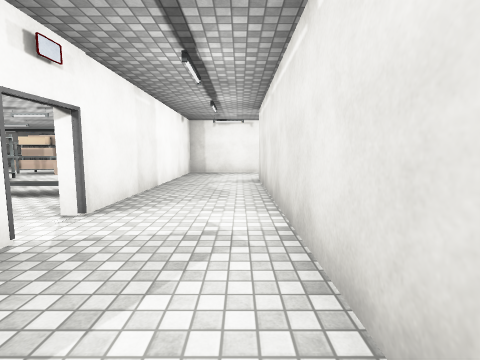
View 1 (above)

15 first-person views from a walk through a Unity game level. The camera is 1.4 m above the floor, tilts 6° down and sees 85° across. The floor is counted in squares, 2 m on a side. Each view is taken from the middle of a square. On the plan, view 1 faces up. The plan holds only what a view shows up to about 9 squares ahead; the rest is blank. The place goes on beyond the plan. The player character is not drawn. Some animated figures are left out. Door leaves are left out, so doorways stand open. Some surface patterns are stand-ins.

View 2
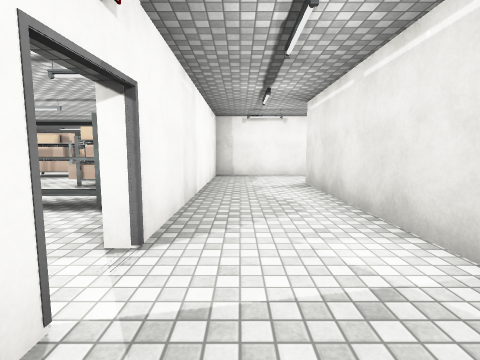

View 3
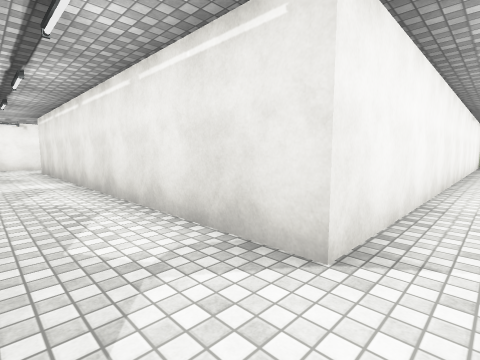

View 4
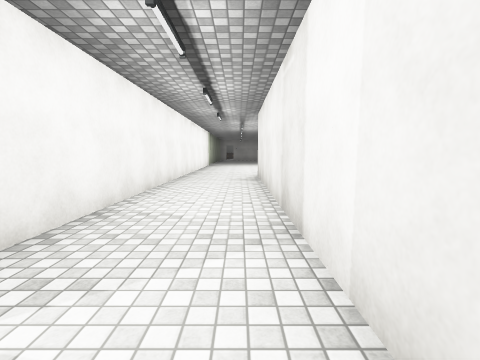

View 5
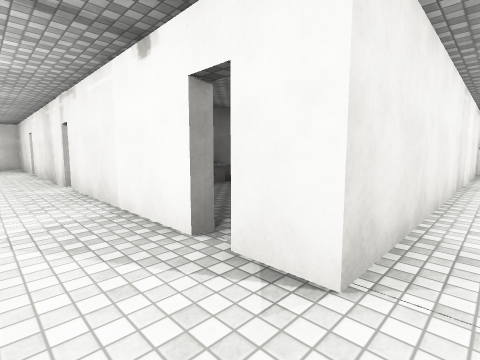

View 6
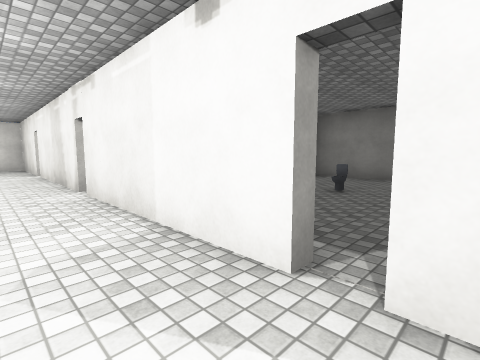

View 7
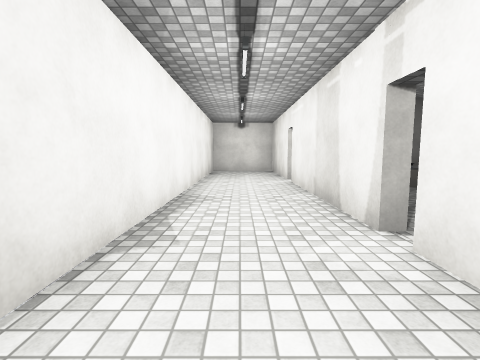

View 8
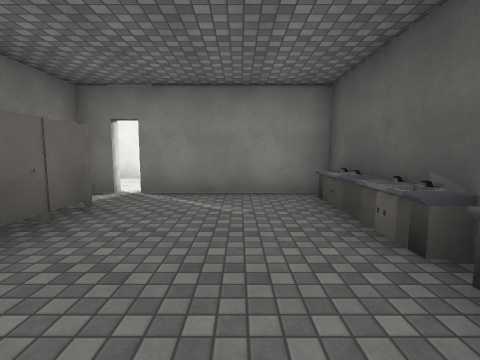

View 9
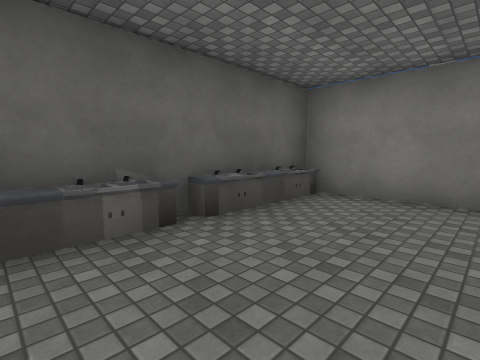

View 10
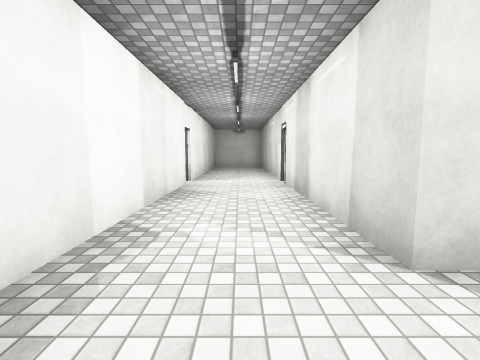

View 11
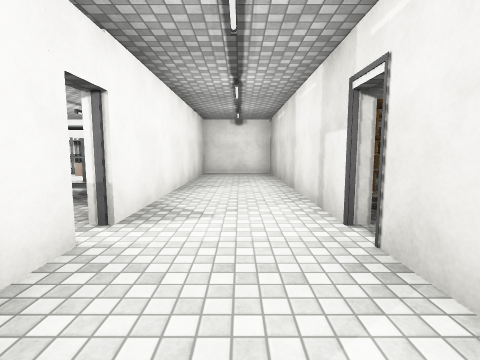

View 12
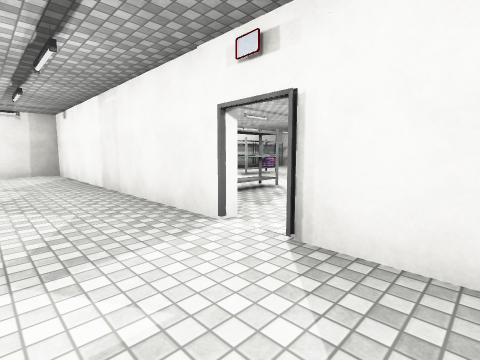

View 13
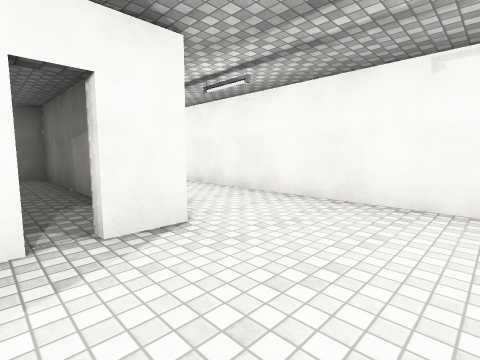

View 14
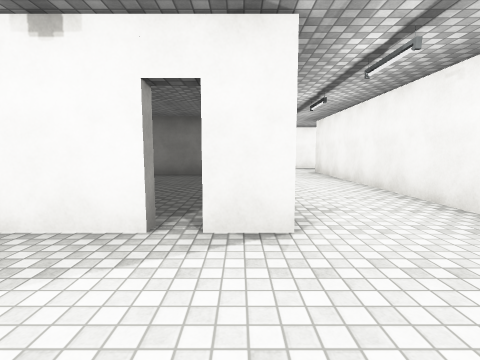

View 15
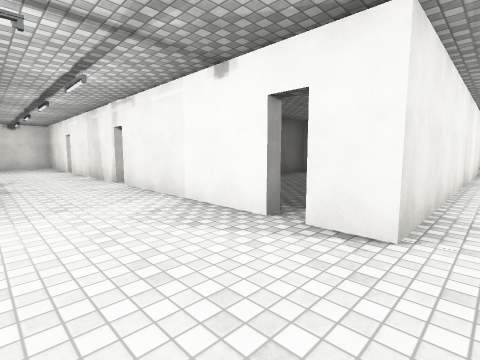

### Floor plan
Points are (right, up) in squares from view 1. A wall is a line through its corners. A room is listed if a view was taken in it or the views show most of it. See-through windows are left out.
Room 1 (views 1, 2, 3, 4, 5, 6, 7, 10, 11, 12, 13, 14, 15)
walls: (7.8, -6.8) (7.8, -10.9); (10.5, -3.3) (0.5, -3.3) (0.5, 7) (5, 7); (7.8, -11.2) (7.8, -15.4); (-1.8, 2) (-1.8, -5.5) (7.8, -5.5) (7.8, -6.4); (5.4, 7) (10.5, 7); (7.8, -15.8) (7.8, -16.5); (5, 9.2) (-1.8, 9.2) (-1.8, 2.8); (10, -16.5) (10, -9.8); (10.5, 9.2) (5.4, 9.2)
ways out: open door at (8, -11) to room 2; open door at (-2, 2.5); open door at (5, 7); open door at (5, 9); open door at (8, -15.5); open door at (8, -6.5)
Room 2 (views 8, 9)
walls: (7.5, -10.9) (7.5, -10.4); (1.8, -12.1) (1.8, -14.5); (6.4, -14.5) (7.5, -14.5) (7.5, -11.2); (5.5, -5.8) (1.8, -5.8) (1.8, -9.5)
ways out: open door at (8, -11) to room 1
objects: other object (3, -14); closet (4, -8); other object (7, -14)

Where each view was taken, in squares from view 1:
view 1: 0 up, 0 right, facing up
view 2: 1 up, 1 left, facing up
view 3: 4 down, 1 left, facing up-right
view 4: 5 down, 0 right, facing right
view 5: 5 down, 9 right, facing down-left
view 6: 6 down, 9 right, facing down-left
view 7: 9 down, 9 right, facing down
view 8: 13 down, 3 right, facing right
view 9: 12 down, 6 right, facing down-left
view 10: 8 up, 1 left, facing right
view 11: 8 up, 3 right, facing right
view 12: 4 up, 0 right, facing down-left
view 13: 7 down, 10 right, facing up-left
view 14: 6 down, 10 right, facing left
view 15: 5 down, 10 right, facing down-left
